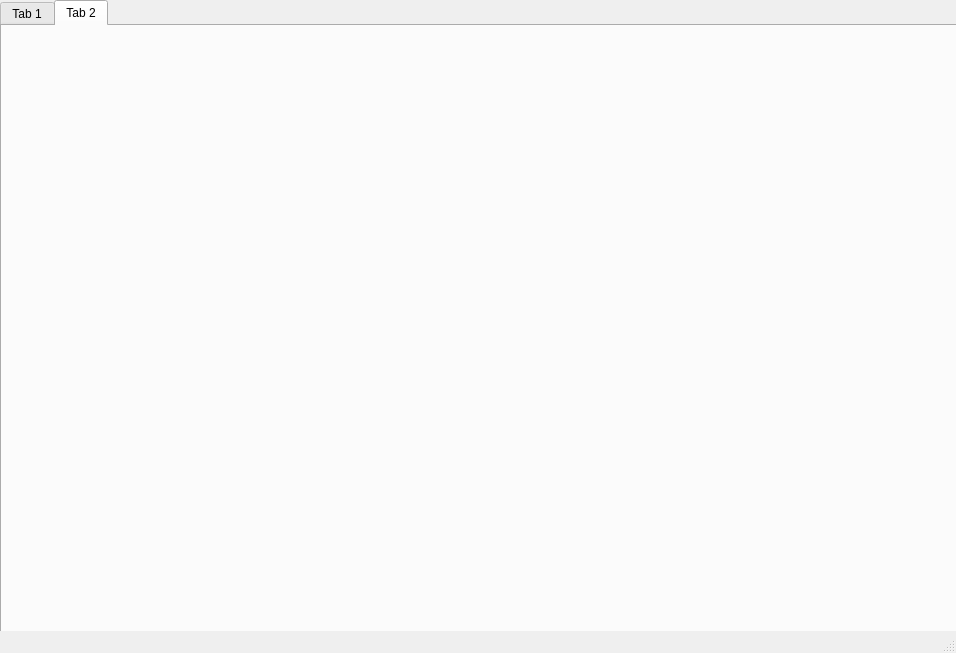
<?xml version="1.0" encoding="UTF-8"?>
<ui version="4.0">
 <class>MainWindow</class>
 <widget class="QMainWindow" name="MainWindow">
  <property name="geometry">
   <rect>
    <x>0</x>
    <y>0</y>
    <width>956</width>
    <height>653</height>
   </rect>
  </property>
  <property name="windowTitle">
   <string>MainWindow</string>
  </property>
  <widget class="QWidget" name="centralwidget">
   <widget class="QTabWidget" name="tabWidget">
    <property name="geometry">
     <rect>
      <x>0</x>
      <y>0</y>
      <width>961</width>
      <height>641</height>
     </rect>
    </property>
    <property name="currentIndex">
     <number>1</number>
    </property>
    <widget class="QWidget" name="tab">
     <attribute name="title">
      <string>Tab 1</string>
     </attribute>
    </widget>
    <widget class="QWidget" name="tab_2">
     <attribute name="title">
      <string>Tab 2</string>
     </attribute>
    </widget>
   </widget>
  </widget>
  <widget class="QStatusBar" name="statusbar"/>
 </widget>
 <resources/>
 <connections/>
</ui>
